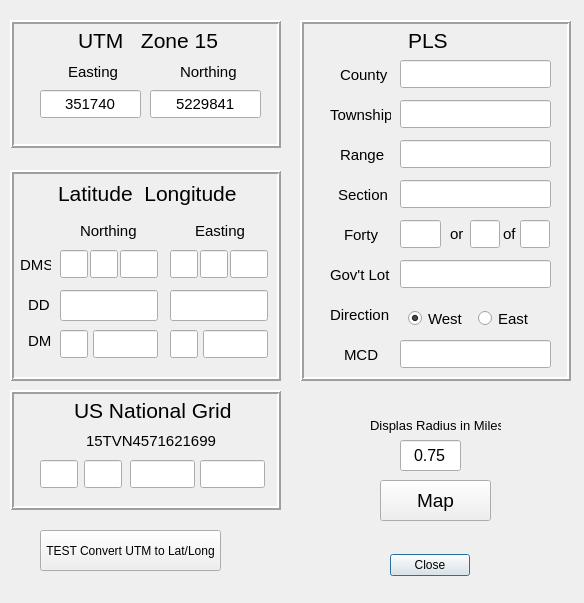
<?xml version="1.0" encoding="UTF-8"?>
<ui version="4.0">
 <class>CraigTestDialogBase</class>
 <widget class="QDialog" name="CraigTestDialogBase">
  <property name="geometry">
   <rect>
    <x>0</x>
    <y>0</y>
    <width>584</width>
    <height>603</height>
   </rect>
  </property>
  <property name="windowTitle">
   <string>CraigTest</string>
  </property>
  <property name="autoFillBackground">
   <bool>false</bool>
  </property>
  <widget class="QDialogButtonBox" name="button_box">
   <property name="geometry">
    <rect>
     <x>350</x>
     <y>540</y>
     <width>120</width>
     <height>50</height>
    </rect>
   </property>
   <property name="orientation">
    <enum>Qt::Horizontal</enum>
   </property>
   <property name="standardButtons">
    <set>QDialogButtonBox::Close</set>
   </property>
  </widget>
  <widget class="QFrame" name="frame_2">
   <property name="geometry">
    <rect>
     <x>10</x>
     <y>170</y>
     <width>271</width>
     <height>211</height>
    </rect>
   </property>
   <property name="frameShape">
    <enum>QFrame::Box</enum>
   </property>
   <property name="frameShadow">
    <enum>QFrame::Raised</enum>
   </property>
   <property name="lineWidth">
    <number>2</number>
   </property>
   <widget class="QLabel" name="label_3">
    <property name="geometry">
     <rect>
      <x>48</x>
      <y>10</y>
      <width>191</width>
      <height>27</height>
     </rect>
    </property>
    <property name="font">
     <font>
      <pointsize>16</pointsize>
     </font>
    </property>
    <property name="lineWidth">
     <number>2</number>
    </property>
    <property name="text">
     <string>Latitude  Longitude</string>
    </property>
    <property name="textFormat">
     <enum>Qt::AutoText</enum>
    </property>
   </widget>
   <widget class="QLineEdit" name="wDmLatDm">
    <property name="geometry">
     <rect>
      <x>83</x>
      <y>160</y>
      <width>65</width>
      <height>28</height>
     </rect>
    </property>
    <property name="font">
     <font>
      <pointsize>11</pointsize>
     </font>
    </property>
    <property name="alignment">
     <set>Qt::AlignCenter</set>
    </property>
   </widget>
   <widget class="QLineEdit" name="wDmsLonMin">
    <property name="geometry">
     <rect>
      <x>190</x>
      <y>80</y>
      <width>28</width>
      <height>28</height>
     </rect>
    </property>
    <property name="font">
     <font>
      <pointsize>12</pointsize>
     </font>
    </property>
    <property name="alignment">
     <set>Qt::AlignCenter</set>
    </property>
   </widget>
   <widget class="QLabel" name="label_5">
    <property name="geometry">
     <rect>
      <x>70</x>
      <y>50</y>
      <width>61</width>
      <height>21</height>
     </rect>
    </property>
    <property name="font">
     <font>
      <pointsize>11</pointsize>
     </font>
    </property>
    <property name="lineWidth">
     <number>2</number>
    </property>
    <property name="text">
     <string>Northing</string>
    </property>
    <property name="textFormat">
     <enum>Qt::AutoText</enum>
    </property>
   </widget>
   <widget class="QLabel" name="label_6">
    <property name="geometry">
     <rect>
      <x>185</x>
      <y>50</y>
      <width>61</width>
      <height>21</height>
     </rect>
    </property>
    <property name="font">
     <font>
      <pointsize>11</pointsize>
     </font>
    </property>
    <property name="lineWidth">
     <number>2</number>
    </property>
    <property name="text">
     <string>Easting</string>
    </property>
    <property name="textFormat">
     <enum>Qt::AutoText</enum>
    </property>
   </widget>
   <widget class="QLabel" name="label_7">
    <property name="geometry">
     <rect>
      <x>18</x>
      <y>160</y>
      <width>31</width>
      <height>21</height>
     </rect>
    </property>
    <property name="font">
     <font>
      <pointsize>11</pointsize>
     </font>
    </property>
    <property name="lineWidth">
     <number>2</number>
    </property>
    <property name="text">
     <string>DM</string>
    </property>
    <property name="textFormat">
     <enum>Qt::AutoText</enum>
    </property>
   </widget>
   <widget class="QLabel" name="label_8">
    <property name="geometry">
     <rect>
      <x>18</x>
      <y>124</y>
      <width>31</width>
      <height>21</height>
     </rect>
    </property>
    <property name="font">
     <font>
      <pointsize>11</pointsize>
     </font>
    </property>
    <property name="lineWidth">
     <number>2</number>
    </property>
    <property name="text">
     <string>DD</string>
    </property>
    <property name="textFormat">
     <enum>Qt::AutoText</enum>
    </property>
   </widget>
   <widget class="QLabel" name="label_9">
    <property name="geometry">
     <rect>
      <x>10</x>
      <y>84</y>
      <width>31</width>
      <height>21</height>
     </rect>
    </property>
    <property name="font">
     <font>
      <pointsize>11</pointsize>
     </font>
    </property>
    <property name="lineWidth">
     <number>2</number>
    </property>
    <property name="text">
     <string>DMS</string>
    </property>
    <property name="textFormat">
     <enum>Qt::AutoText</enum>
    </property>
   </widget>
   <widget class="QLineEdit" name="wDmLonDm">
    <property name="geometry">
     <rect>
      <x>193</x>
      <y>160</y>
      <width>65</width>
      <height>28</height>
     </rect>
    </property>
    <property name="font">
     <font>
      <pointsize>11</pointsize>
     </font>
    </property>
    <property name="alignment">
     <set>Qt::AlignCenter</set>
    </property>
   </widget>
   <widget class="QLineEdit" name="wDdLon">
    <property name="geometry">
     <rect>
      <x>160</x>
      <y>120</y>
      <width>98</width>
      <height>31</height>
     </rect>
    </property>
    <property name="font">
     <font>
      <pointsize>11</pointsize>
     </font>
    </property>
    <property name="alignment">
     <set>Qt::AlignCenter</set>
    </property>
   </widget>
   <widget class="QLineEdit" name="wDmsLonDeg">
    <property name="geometry">
     <rect>
      <x>160</x>
      <y>80</y>
      <width>28</width>
      <height>28</height>
     </rect>
    </property>
    <property name="font">
     <font>
      <pointsize>11</pointsize>
     </font>
    </property>
    <property name="alignment">
     <set>Qt::AlignCenter</set>
    </property>
   </widget>
   <widget class="QLineEdit" name="wDmsLatMin">
    <property name="geometry">
     <rect>
      <x>80</x>
      <y>80</y>
      <width>28</width>
      <height>28</height>
     </rect>
    </property>
    <property name="font">
     <font>
      <pointsize>11</pointsize>
     </font>
    </property>
    <property name="alignment">
     <set>Qt::AlignCenter</set>
    </property>
   </widget>
   <widget class="QLineEdit" name="wDmsLatDeg">
    <property name="geometry">
     <rect>
      <x>50</x>
      <y>80</y>
      <width>28</width>
      <height>28</height>
     </rect>
    </property>
    <property name="font">
     <font>
      <pointsize>11</pointsize>
     </font>
    </property>
    <property name="alignment">
     <set>Qt::AlignCenter</set>
    </property>
   </widget>
   <widget class="QLineEdit" name="wDmsLatSec">
    <property name="geometry">
     <rect>
      <x>110</x>
      <y>80</y>
      <width>38</width>
      <height>28</height>
     </rect>
    </property>
    <property name="font">
     <font>
      <pointsize>11</pointsize>
     </font>
    </property>
    <property name="alignment">
     <set>Qt::AlignCenter</set>
    </property>
   </widget>
   <widget class="QLineEdit" name="wDmsLonSec">
    <property name="geometry">
     <rect>
      <x>220</x>
      <y>80</y>
      <width>38</width>
      <height>28</height>
     </rect>
    </property>
    <property name="font">
     <font>
      <pointsize>11</pointsize>
     </font>
    </property>
    <property name="alignment">
     <set>Qt::AlignCenter</set>
    </property>
   </widget>
   <widget class="QLineEdit" name="wDdLat">
    <property name="geometry">
     <rect>
      <x>50</x>
      <y>120</y>
      <width>98</width>
      <height>31</height>
     </rect>
    </property>
    <property name="font">
     <font>
      <pointsize>11</pointsize>
     </font>
    </property>
    <property name="alignment">
     <set>Qt::AlignCenter</set>
    </property>
   </widget>
   <widget class="QLineEdit" name="wDmLatDeg">
    <property name="geometry">
     <rect>
      <x>50</x>
      <y>160</y>
      <width>28</width>
      <height>28</height>
     </rect>
    </property>
    <property name="font">
     <font>
      <pointsize>11</pointsize>
     </font>
    </property>
    <property name="alignment">
     <set>Qt::AlignCenter</set>
    </property>
   </widget>
   <widget class="QLineEdit" name="wDmLonDeg">
    <property name="geometry">
     <rect>
      <x>160</x>
      <y>160</y>
      <width>28</width>
      <height>28</height>
     </rect>
    </property>
    <property name="font">
     <font>
      <pointsize>11</pointsize>
     </font>
    </property>
    <property name="alignment">
     <set>Qt::AlignCenter</set>
    </property>
   </widget>
  </widget>
  <widget class="QPushButton" name="convertButton">
   <property name="geometry">
    <rect>
     <x>40</x>
     <y>530</y>
     <width>181</width>
     <height>41</height>
    </rect>
   </property>
   <property name="toolTip">
    <string>Try me</string>
   </property>
   <property name="text">
    <string>TEST Convert UTM to Lat/Long</string>
   </property>
   <property name="checkable">
    <bool>false</bool>
   </property>
   <property name="checked">
    <bool>false</bool>
   </property>
   <property name="autoDefault">
    <bool>true</bool>
   </property>
   <property name="default">
    <bool>false</bool>
   </property>
  </widget>
  <widget class="QLineEdit" name="mapRadius">
   <property name="geometry">
    <rect>
     <x>400</x>
     <y>440</y>
     <width>61</width>
     <height>31</height>
    </rect>
   </property>
   <property name="font">
    <font>
     <pointsize>12</pointsize>
    </font>
   </property>
   <property name="text">
    <string>0.75</string>
   </property>
   <property name="alignment">
    <set>Qt::AlignCenter</set>
   </property>
  </widget>
  <widget class="QLabel" name="label_display_radius">
   <property name="geometry">
    <rect>
     <x>370</x>
     <y>410</y>
     <width>131</width>
     <height>31</height>
    </rect>
   </property>
   <property name="font">
    <font>
     <pointsize>10</pointsize>
    </font>
   </property>
   <property name="text">
    <string>Displas Radius in Miles</string>
   </property>
   <property name="margin">
    <number>0</number>
   </property>
  </widget>
  <widget class="QPushButton" name="mapButton">
   <property name="geometry">
    <rect>
     <x>380</x>
     <y>480</y>
     <width>111</width>
     <height>41</height>
    </rect>
   </property>
   <property name="font">
    <font>
     <pointsize>14</pointsize>
    </font>
   </property>
   <property name="text">
    <string>Map</string>
   </property>
  </widget>
  <widget class="QFrame" name="frame_4">
   <property name="geometry">
    <rect>
     <x>10</x>
     <y>20</y>
     <width>271</width>
     <height>128</height>
    </rect>
   </property>
   <property name="frameShape">
    <enum>QFrame::Box</enum>
   </property>
   <property name="frameShadow">
    <enum>QFrame::Raised</enum>
   </property>
   <property name="lineWidth">
    <number>2</number>
   </property>
   <widget class="QFrame" name="frame_5">
    <property name="geometry">
     <rect>
      <x>20</x>
      <y>30</y>
      <width>241</width>
      <height>81</height>
     </rect>
    </property>
    <property name="frameShape">
     <enum>QFrame::NoFrame</enum>
    </property>
    <property name="frameShadow">
     <enum>QFrame::Raised</enum>
    </property>
    <widget class="QLabel" name="label_10">
     <property name="geometry">
      <rect>
       <x>38</x>
       <y>11</y>
       <width>61</width>
       <height>21</height>
      </rect>
     </property>
     <property name="font">
      <font>
       <pointsize>11</pointsize>
      </font>
     </property>
     <property name="lineWidth">
      <number>2</number>
     </property>
     <property name="text">
      <string>Easting</string>
     </property>
     <property name="textFormat">
      <enum>Qt::AutoText</enum>
     </property>
    </widget>
    <widget class="QLineEdit" name="wUtmX">
     <property name="geometry">
      <rect>
       <x>10</x>
       <y>40</y>
       <width>101</width>
       <height>28</height>
      </rect>
     </property>
     <property name="font">
      <font>
       <pointsize>11</pointsize>
      </font>
     </property>
     <property name="text">
      <string>351740</string>
     </property>
     <property name="alignment">
      <set>Qt::AlignCenter</set>
     </property>
    </widget>
    <widget class="QLineEdit" name="wUtmY">
     <property name="geometry">
      <rect>
       <x>120</x>
       <y>40</y>
       <width>111</width>
       <height>28</height>
      </rect>
     </property>
     <property name="font">
      <font>
       <pointsize>11</pointsize>
      </font>
     </property>
     <property name="text">
      <string>5229841</string>
     </property>
     <property name="alignment">
      <set>Qt::AlignCenter</set>
     </property>
    </widget>
    <widget class="QLabel" name="label_11">
     <property name="geometry">
      <rect>
       <x>150</x>
       <y>11</y>
       <width>61</width>
       <height>21</height>
      </rect>
     </property>
     <property name="font">
      <font>
       <pointsize>11</pointsize>
      </font>
     </property>
     <property name="lineWidth">
      <number>2</number>
     </property>
     <property name="text">
      <string>Northing</string>
     </property>
     <property name="textFormat">
      <enum>Qt::AutoText</enum>
     </property>
    </widget>
   </widget>
   <widget class="QLabel" name="label_12">
    <property name="geometry">
     <rect>
      <x>68</x>
      <y>12</y>
      <width>141</width>
      <height>16</height>
     </rect>
    </property>
    <property name="font">
     <font>
      <pointsize>16</pointsize>
     </font>
    </property>
    <property name="lineWidth">
     <number>2</number>
    </property>
    <property name="text">
     <string>UTM   Zone 15</string>
    </property>
    <property name="textFormat">
     <enum>Qt::AutoText</enum>
    </property>
    <property name="scaledContents">
     <bool>true</bool>
    </property>
   </widget>
  </widget>
  <widget class="QFrame" name="frame_6">
   <property name="geometry">
    <rect>
     <x>300</x>
     <y>20</y>
     <width>271</width>
     <height>361</height>
    </rect>
   </property>
   <property name="frameShape">
    <enum>QFrame::Box</enum>
   </property>
   <property name="frameShadow">
    <enum>QFrame::Raised</enum>
   </property>
   <property name="lineWidth">
    <number>2</number>
   </property>
   <widget class="QLabel" name="label_18">
    <property name="geometry">
     <rect>
      <x>108</x>
      <y>10</y>
      <width>101</width>
      <height>20</height>
     </rect>
    </property>
    <property name="font">
     <font>
      <pointsize>16</pointsize>
     </font>
    </property>
    <property name="lineWidth">
     <number>2</number>
    </property>
    <property name="text">
     <string>PLS</string>
    </property>
    <property name="textFormat">
     <enum>Qt::AutoText</enum>
    </property>
    <property name="scaledContents">
     <bool>true</bool>
    </property>
   </widget>
   <widget class="QLabel" name="label_17">
    <property name="geometry">
     <rect>
      <x>30</x>
      <y>84</y>
      <width>61</width>
      <height>21</height>
     </rect>
    </property>
    <property name="font">
     <font>
      <pointsize>11</pointsize>
     </font>
    </property>
    <property name="frameShadow">
     <enum>QFrame::Plain</enum>
    </property>
    <property name="lineWidth">
     <number>2</number>
    </property>
    <property name="text">
     <string>Township</string>
    </property>
    <property name="textFormat">
     <enum>Qt::AutoText</enum>
    </property>
   </widget>
   <widget class="QLineEdit" name="wTwp">
    <property name="geometry">
     <rect>
      <x>100</x>
      <y>80</y>
      <width>151</width>
      <height>28</height>
     </rect>
    </property>
    <property name="font">
     <font>
      <pointsize>12</pointsize>
     </font>
    </property>
    <property name="text">
     <string/>
    </property>
    <property name="alignment">
     <set>Qt::AlignCenter</set>
    </property>
   </widget>
   <widget class="QLabel" name="label_16">
    <property name="geometry">
     <rect>
      <x>40</x>
      <y>44</y>
      <width>61</width>
      <height>21</height>
     </rect>
    </property>
    <property name="font">
     <font>
      <pointsize>11</pointsize>
     </font>
    </property>
    <property name="lineWidth">
     <number>2</number>
    </property>
    <property name="text">
     <string>County</string>
    </property>
    <property name="textFormat">
     <enum>Qt::AutoText</enum>
    </property>
   </widget>
   <widget class="QLineEdit" name="wCountyName">
    <property name="geometry">
     <rect>
      <x>100</x>
      <y>40</y>
      <width>151</width>
      <height>28</height>
     </rect>
    </property>
    <property name="font">
     <font>
      <pointsize>11</pointsize>
     </font>
    </property>
    <property name="text">
     <string/>
    </property>
    <property name="alignment">
     <set>Qt::AlignCenter</set>
    </property>
   </widget>
   <widget class="QLabel" name="label_22">
    <property name="geometry">
     <rect>
      <x>40</x>
      <y>124</y>
      <width>61</width>
      <height>21</height>
     </rect>
    </property>
    <property name="font">
     <font>
      <pointsize>11</pointsize>
     </font>
    </property>
    <property name="lineWidth">
     <number>2</number>
    </property>
    <property name="text">
     <string>Range</string>
    </property>
    <property name="textFormat">
     <enum>Qt::AutoText</enum>
    </property>
   </widget>
   <widget class="QLabel" name="label_23">
    <property name="geometry">
     <rect>
      <x>38</x>
      <y>164</y>
      <width>61</width>
      <height>21</height>
     </rect>
    </property>
    <property name="font">
     <font>
      <pointsize>11</pointsize>
     </font>
    </property>
    <property name="lineWidth">
     <number>2</number>
    </property>
    <property name="text">
     <string>Section</string>
    </property>
    <property name="textFormat">
     <enum>Qt::AutoText</enum>
    </property>
   </widget>
   <widget class="QLabel" name="label_24">
    <property name="geometry">
     <rect>
      <x>44</x>
      <y>204</y>
      <width>61</width>
      <height>21</height>
     </rect>
    </property>
    <property name="font">
     <font>
      <pointsize>11</pointsize>
     </font>
    </property>
    <property name="lineWidth">
     <number>2</number>
    </property>
    <property name="text">
     <string>Forty</string>
    </property>
    <property name="textFormat">
     <enum>Qt::AutoText</enum>
    </property>
   </widget>
   <widget class="QLabel" name="label_25">
    <property name="geometry">
     <rect>
      <x>30</x>
      <y>244</y>
      <width>61</width>
      <height>21</height>
     </rect>
    </property>
    <property name="font">
     <font>
      <pointsize>11</pointsize>
     </font>
    </property>
    <property name="frameShadow">
     <enum>QFrame::Plain</enum>
    </property>
    <property name="lineWidth">
     <number>2</number>
    </property>
    <property name="text">
     <string>Gov't Lot</string>
    </property>
    <property name="textFormat">
     <enum>Qt::AutoText</enum>
    </property>
   </widget>
   <widget class="QLabel" name="label_26">
    <property name="geometry">
     <rect>
      <x>30</x>
      <y>284</y>
      <width>61</width>
      <height>21</height>
     </rect>
    </property>
    <property name="font">
     <font>
      <pointsize>11</pointsize>
     </font>
    </property>
    <property name="lineWidth">
     <number>2</number>
    </property>
    <property name="text">
     <string>Direction</string>
    </property>
    <property name="textFormat">
     <enum>Qt::AutoText</enum>
    </property>
   </widget>
   <widget class="QLineEdit" name="wRng">
    <property name="geometry">
     <rect>
      <x>100</x>
      <y>120</y>
      <width>151</width>
      <height>28</height>
     </rect>
    </property>
    <property name="font">
     <font>
      <pointsize>12</pointsize>
     </font>
    </property>
    <property name="text">
     <string/>
    </property>
    <property name="alignment">
     <set>Qt::AlignCenter</set>
    </property>
   </widget>
   <widget class="QLabel" name="label_27">
    <property name="geometry">
     <rect>
      <x>44</x>
      <y>324</y>
      <width>61</width>
      <height>21</height>
     </rect>
    </property>
    <property name="font">
     <font>
      <pointsize>11</pointsize>
     </font>
    </property>
    <property name="lineWidth">
     <number>2</number>
    </property>
    <property name="text">
     <string>MCD</string>
    </property>
    <property name="textFormat">
     <enum>Qt::AutoText</enum>
    </property>
   </widget>
   <widget class="QLineEdit" name="wSec">
    <property name="geometry">
     <rect>
      <x>100</x>
      <y>160</y>
      <width>151</width>
      <height>28</height>
     </rect>
    </property>
    <property name="font">
     <font>
      <pointsize>12</pointsize>
     </font>
    </property>
    <property name="text">
     <string/>
    </property>
    <property name="alignment">
     <set>Qt::AlignCenter</set>
    </property>
   </widget>
   <widget class="QLineEdit" name="wForty">
    <property name="geometry">
     <rect>
      <x>100</x>
      <y>200</y>
      <width>41</width>
      <height>28</height>
     </rect>
    </property>
    <property name="font">
     <font>
      <pointsize>11</pointsize>
     </font>
    </property>
    <property name="text">
     <string/>
    </property>
    <property name="alignment">
     <set>Qt::AlignCenter</set>
    </property>
   </widget>
   <widget class="QLineEdit" name="wGlot">
    <property name="geometry">
     <rect>
      <x>100</x>
      <y>240</y>
      <width>151</width>
      <height>28</height>
     </rect>
    </property>
    <property name="font">
     <font>
      <pointsize>12</pointsize>
     </font>
    </property>
    <property name="text">
     <string/>
    </property>
    <property name="alignment">
     <set>Qt::AlignCenter</set>
    </property>
   </widget>
   <widget class="QLineEdit" name="wMcd">
    <property name="geometry">
     <rect>
      <x>100</x>
      <y>320</y>
      <width>151</width>
      <height>28</height>
     </rect>
    </property>
    <property name="font">
     <font>
      <pointsize>11</pointsize>
     </font>
    </property>
    <property name="text">
     <string/>
    </property>
    <property name="alignment">
     <set>Qt::AlignCenter</set>
    </property>
   </widget>
   <widget class="QRadioButton" name="wDirWest">
    <property name="geometry">
     <rect>
      <x>108</x>
      <y>290</y>
      <width>61</width>
      <height>17</height>
     </rect>
    </property>
    <property name="font">
     <font>
      <pointsize>11</pointsize>
     </font>
    </property>
    <property name="text">
     <string>West</string>
    </property>
    <property name="checked">
     <bool>true</bool>
    </property>
   </widget>
   <widget class="QRadioButton" name="wDirEast">
    <property name="geometry">
     <rect>
      <x>178</x>
      <y>290</y>
      <width>61</width>
      <height>17</height>
     </rect>
    </property>
    <property name="font">
     <font>
      <pointsize>11</pointsize>
     </font>
    </property>
    <property name="text">
     <string>East</string>
    </property>
   </widget>
   <widget class="QLabel" name="label_28">
    <property name="geometry">
     <rect>
      <x>150</x>
      <y>203</y>
      <width>20</width>
      <height>21</height>
     </rect>
    </property>
    <property name="font">
     <font>
      <pointsize>11</pointsize>
     </font>
    </property>
    <property name="lineWidth">
     <number>2</number>
    </property>
    <property name="text">
     <string>or</string>
    </property>
    <property name="textFormat">
     <enum>Qt::AutoText</enum>
    </property>
   </widget>
   <widget class="QLineEdit" name="wForty1">
    <property name="geometry">
     <rect>
      <x>170</x>
      <y>200</y>
      <width>30</width>
      <height>28</height>
     </rect>
    </property>
    <property name="font">
     <font>
      <pointsize>11</pointsize>
     </font>
    </property>
    <property name="text">
     <string/>
    </property>
    <property name="alignment">
     <set>Qt::AlignCenter</set>
    </property>
   </widget>
   <widget class="QLabel" name="label_29">
    <property name="geometry">
     <rect>
      <x>203</x>
      <y>203</y>
      <width>20</width>
      <height>21</height>
     </rect>
    </property>
    <property name="font">
     <font>
      <pointsize>11</pointsize>
     </font>
    </property>
    <property name="lineWidth">
     <number>2</number>
    </property>
    <property name="text">
     <string>of</string>
    </property>
    <property name="textFormat">
     <enum>Qt::AutoText</enum>
    </property>
   </widget>
   <widget class="QLineEdit" name="wForty2">
    <property name="geometry">
     <rect>
      <x>220</x>
      <y>200</y>
      <width>30</width>
      <height>28</height>
     </rect>
    </property>
    <property name="font">
     <font>
      <pointsize>11</pointsize>
     </font>
    </property>
    <property name="text">
     <string/>
    </property>
    <property name="alignment">
     <set>Qt::AlignCenter</set>
    </property>
   </widget>
  </widget>
  <widget class="QFrame" name="frame_9">
   <property name="geometry">
    <rect>
     <x>10</x>
     <y>390</y>
     <width>271</width>
     <height>120</height>
    </rect>
   </property>
   <property name="frameShape">
    <enum>QFrame::Box</enum>
   </property>
   <property name="frameShadow">
    <enum>QFrame::Raised</enum>
   </property>
   <property name="lineWidth">
    <number>2</number>
   </property>
   <widget class="QFrame" name="frame_10">
    <property name="geometry">
     <rect>
      <x>20</x>
      <y>30</y>
      <width>241</width>
      <height>81</height>
     </rect>
    </property>
    <property name="frameShape">
     <enum>QFrame::NoFrame</enum>
    </property>
    <property name="frameShadow">
     <enum>QFrame::Raised</enum>
    </property>
    <widget class="QLineEdit" name="wUsng1">
     <property name="geometry">
      <rect>
       <x>10</x>
       <y>40</y>
       <width>38</width>
       <height>28</height>
      </rect>
     </property>
     <property name="font">
      <font>
       <pointsize>11</pointsize>
      </font>
     </property>
     <property name="text">
      <string/>
     </property>
     <property name="alignment">
      <set>Qt::AlignCenter</set>
     </property>
    </widget>
    <widget class="QLineEdit" name="wUsng3">
     <property name="geometry">
      <rect>
       <x>100</x>
       <y>40</y>
       <width>65</width>
       <height>28</height>
      </rect>
     </property>
     <property name="font">
      <font>
       <pointsize>11</pointsize>
      </font>
     </property>
     <property name="text">
      <string/>
     </property>
     <property name="alignment">
      <set>Qt::AlignCenter</set>
     </property>
    </widget>
    <widget class="QLabel" name="wUsngCoord">
     <property name="geometry">
      <rect>
       <x>56</x>
       <y>10</y>
       <width>140</width>
       <height>21</height>
      </rect>
     </property>
     <property name="font">
      <font>
       <pointsize>11</pointsize>
      </font>
     </property>
     <property name="lineWidth">
      <number>2</number>
     </property>
     <property name="text">
      <string>15TVN4571621699</string>
     </property>
     <property name="textFormat">
      <enum>Qt::AutoText</enum>
     </property>
    </widget>
    <widget class="QLineEdit" name="wUsng2">
     <property name="geometry">
      <rect>
       <x>54</x>
       <y>40</y>
       <width>38</width>
       <height>28</height>
      </rect>
     </property>
     <property name="font">
      <font>
       <pointsize>11</pointsize>
      </font>
     </property>
     <property name="text">
      <string/>
     </property>
     <property name="alignment">
      <set>Qt::AlignCenter</set>
     </property>
    </widget>
    <widget class="QLineEdit" name="wUsng4">
     <property name="geometry">
      <rect>
       <x>170</x>
       <y>40</y>
       <width>65</width>
       <height>28</height>
      </rect>
     </property>
     <property name="font">
      <font>
       <pointsize>11</pointsize>
      </font>
     </property>
     <property name="text">
      <string/>
     </property>
     <property name="alignment">
      <set>Qt::AlignCenter</set>
     </property>
    </widget>
   </widget>
   <widget class="QLabel" name="label_21">
    <property name="geometry">
     <rect>
      <x>64</x>
      <y>12</y>
      <width>180</width>
      <height>16</height>
     </rect>
    </property>
    <property name="font">
     <font>
      <pointsize>16</pointsize>
     </font>
    </property>
    <property name="lineWidth">
     <number>2</number>
    </property>
    <property name="text">
     <string>US National Grid</string>
    </property>
    <property name="textFormat">
     <enum>Qt::AutoText</enum>
    </property>
    <property name="scaledContents">
     <bool>true</bool>
    </property>
   </widget>
  </widget>
 </widget>
 <resources/>
 <connections>
  <connection>
   <sender>button_box</sender>
   <signal>accepted()</signal>
   <receiver>CraigTestDialogBase</receiver>
   <slot>accept()</slot>
   <hints>
    <hint type="sourcelabel">
     <x>20</x>
     <y>20</y>
    </hint>
    <hint type="destinationlabel">
     <x>20</x>
     <y>20</y>
    </hint>
   </hints>
  </connection>
  <connection>
   <sender>button_box</sender>
   <signal>rejected()</signal>
   <receiver>CraigTestDialogBase</receiver>
   <slot>reject()</slot>
   <hints>
    <hint type="sourcelabel">
     <x>20</x>
     <y>20</y>
    </hint>
    <hint type="destinationlabel">
     <x>20</x>
     <y>20</y>
    </hint>
   </hints>
  </connection>
 </connections>
</ui>
